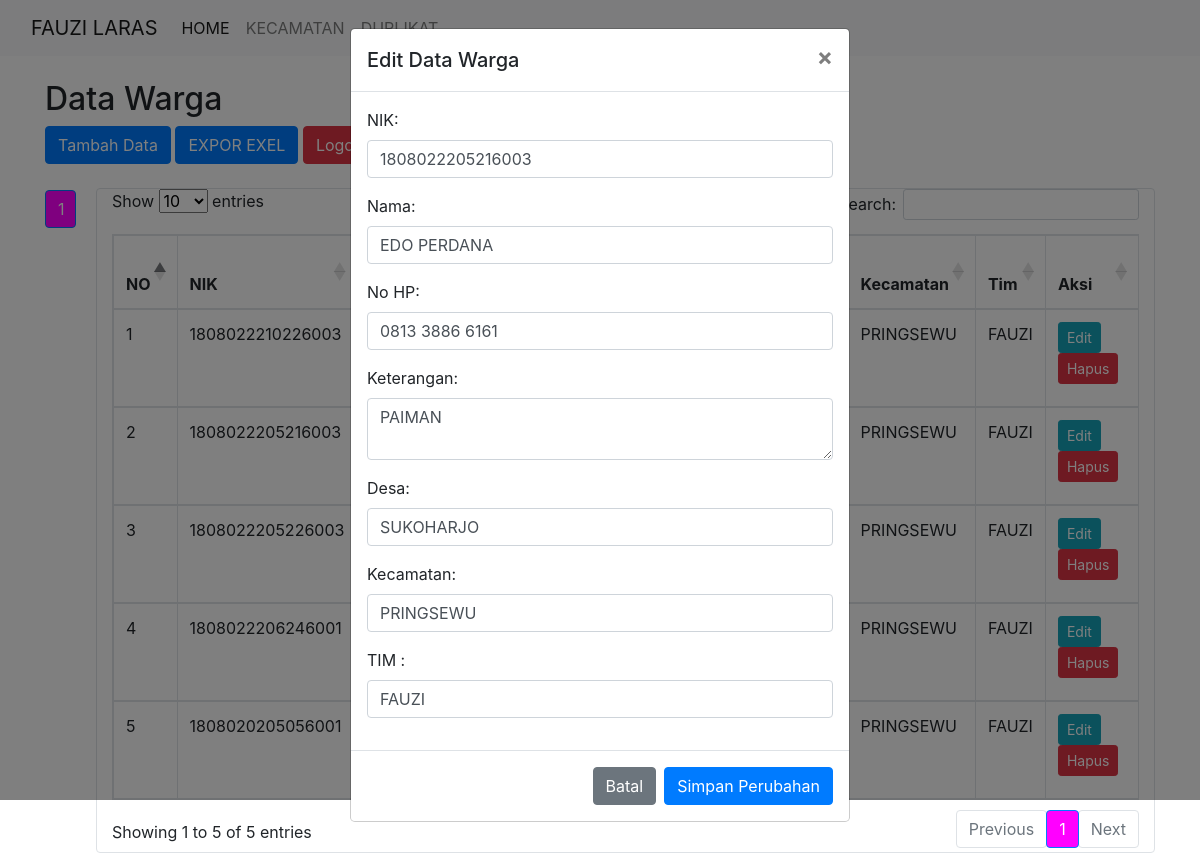
/data.php?edit_id=2 (signed in), run on the app's committed database.
### tables this page shows
CREATE TABLE `data_warga` (
  `id` int(11) NOT NULL,
  `nik` varchar(20) NOT NULL,
  `nama` varchar(100) NOT NULL,
  `keterangan` text NOT NULL,
  `no_hp` varchar(100) NOT NULL,
  `desa` varchar(50) NOT NULL,
  `kecamatan` varchar(50) NOT NULL,
  `tim` varchar(100) NOT NULL
);

### data.php (the view, shortened to what this page needs)
<!DOCTYPE html>
<html lang="en">
<head>
    <link href="css/bootstrap.min.css" rel="stylesheet">
    <link rel="stylesheet" type="text/css" href="css/dataTables.bootstrap5.min.css">
</head>
<body>
<?php
include 'menu.php'; ?>
<div class="container">
    <h2 class="mt-4">Data Warga</h2>
    <?php
    include 'koneksi.php';
    if (isset($_GET['edit_id'])) {
        $edit_id = $_GET['edit_id'];
        $query = "SELECT * FROM data_warga WHERE id = ?";
        $stmt = mysqli_prepare($conn, $query);
        mysqli_stmt_bind_param($stmt, "i", $edit_id);
        mysqli_stmt_execute($stmt);
        $result = mysqli_stmt_get_result($stmt);
        $data = mysqli_fetch_assoc($result);
    }
    $limit = 1000;
    $page = isset($_GET['page']) ? (int)$_GET['page'] : 1;
    $offset = ($page - 1) * $limit;
    $result_count = mysqli_query($conn, "SELECT COUNT(*) as total FROM data_warga");
    $total_data = mysqli_fetch_assoc($result_count)['total'];
    $total_pages = ceil($total_data / $limit);
    $query = "SELECT * FROM data_warga LIMIT ? OFFSET ?";
    $stmt = mysqli_prepare($conn, $query);
    mysqli_stmt_bind_param($stmt, "ii", $limit, $offset);
    mysqli_stmt_execute($stmt);
    $result = mysqli_stmt_get_result($stmt);
    ?>
    <button type="button" class="btn btn-primary mb-4" data-toggle="modal" data-target="#inputModal">
        Tambah Data
    </button> <a href="data_kecamatan.php" class="btn btn-primary mb-4" >EXPOR EXEL</a>
 <a href="logout.php" class="btn btn-danger mb-4" >Logout</a>
<div class="d-flex">
    <nav class="pagination-container">
        <ul class="pagination flex-column">
            <?php for ($i = 1; $i <= $total_pages; $i++): ?>
                <li class="page-item <?= ($i === $page) ? 'active' : '' ?>">
                    <a class="page-link" href="?page=<?= $i ?>"><?= $i ?></a>
                </li>
            <?php endfor; ?>
        </ul>
    </nav>
    <div class="container p-12 border rounded">
        <table class="table table-bordered">
            <thead>
                <tr>
                    <th>NO</th>
                    <th>NIK</th>
                    <th>Nama</th>
                    <th>No HP</th>
                    <th>Keterangan</th>
                    <th>Desa</th>
                    <th>Kecamatan</th>
                    <th>Tim</th>
                    <th>Aksi</th>
                </tr>
            </thead>
            <tbody>
                <?php
                $no = 1;
                while ($row = mysqli_fetch_assoc($result)) {
                    echo "<tr>
                    <td>{$no}</td>
                        <td>{$row['nik']}</td>
                        <td>{$row['nama']}</td>
                        <td>{$row['no_hp']}</td>
                        <td>{$row['keterangan']}</td>
                        <td>{$row['desa']}</td>
                        <td>{$row['kecamatan']}</td>
                        <td>{$row['tim']}</td>
                        <td>";
                        ?>
                        <?php if ($_SESSION['role'] === 'admin'):
                            echo " <a href='?edit_id={$row['id']}' class='btn btn-info btn-sm'>Edit</a>
                            <a href='prosesdata.php?action=delete&id={$row['id']}' class='btn btn-danger btn-sm' onclick='return confirm(\"Apakah Anda yakin ingin menghapus data ini?\")'>Hapus</a>
                            "; ?>
                        <?php else:
                            echo " <a href='?edit_id={$row['id']}' class='btn btn-info btn-sm'>Edit</a> "; ?>
                      <?php endif; ?>
                        </td>
                    </tr>
                <?php
                     $no++;
                }
                ?>
            </tbody>
        </table>
    </div>
</div>
    <?php if (isset($data)): ?>
    <div class="modal fade" id="editModal" tabindex="-1" role="dialog" aria-labelledby="editModalLabel" aria-hidden="true">
        <div class="modal-dialog" role="document">
            <div class="modal-content">
                <form action="prosesdata.php" method="POST">
                    <div class="modal-header">
                        <h5 class="modal-title" id="editModalLabel">Edit Data Warga</h5>
                        <button type="button" class="close" data-dismiss="modal" aria-label="Close">
                            <span aria-hidden="true">&times;</span>
                        </button>
                    </div>
                    <div class="modal-body">
                        <div class="form-group">
                            <label>NIK:</label>
                            <input type="text" class="form-control" name="nik" style="text-transform: uppercase;" value="<?php echo $data['nik']; ?>" required>
                        </div>
                        <div class="form-group">
                            <label>Nama:</label>
                            <input type="text" class="form-control" name="nama" style="text-transform: uppercase;" value="<?php echo $data['nama']; ?>" required>
                        </div>
                        <div class="form-group">
                            <label>No HP:</label>
                            <input type="text" class="form-control" name="no_hp" style="text-transform: uppercase;" value="<?php echo $data['no_hp']; ?>" required>
                        </div>
                        <div class="form-group">
                            <label>Keterangan:</label>
                            <textarea class="form-control" name="keterangan" style="text-transform: uppercase;" required><?php echo $data['keterangan']; ?></textarea>
                        </div>
                        <div class="form-group">
                            <label>Desa:</label>
                            <input type="text" class="form-control" name="desa" style="text-transform: uppercase;" value="<?php echo $data['desa']; ?>" required>
                        </div>
                        <div class="form-group">
                            <label>Kecamatan:</label>
                            <input type="text" class="form-control" name="kecamatan" style="text-transform: uppercase;" value="<?php echo $data['kecamatan']; ?>" required>
                        </div>
                        <div class="form-group">
                        <label>TIM :</label>
                        <input type="text" class="form-control" name="tim" value="<?php echo $data['tim']; ?>" style="text-transform: uppercase;" required>
                    </div>
                    </div>
                    <div class="modal-footer">
                        <button type="button" class="btn btn-secondary" data-dismiss="modal">Batal</button>
                        <button type="submit" class="btn btn-primary">Simpan Perubahan</button>
                    </div>
                </form>
            </div>
        </div>
    </div>
    <?php endif; ?>
</div>
</body>
</html>

### data.php (style rules this page uses)
.pagination-container { max-height: 400px; overflow-y: auto; margin-right: 20px; }
.pagination .page-item { margin: 2px 0; }
.pagination .page-item.active .page-link { background-color: magenta; color: white; }
.pagination .page-link { display: block; padding: 8px 12px; text-align: center; background-color: #f0f0f0; border: 1px solid #ddd; border-radius: 4px; color: black; text-decoration: none; }

### data on the page
data_warga: nik "1808022210226003", kecamatan "PRINGSEWU", tim "FAUZI"
data_warga: nik "1808022205216003", kecamatan "PRINGSEWU", tim "FAUZI", nama "EDO PERDANA", no_hp "0813 3886 6161", keterangan "PAIMAN", desa "SUKOHARJO"
data_warga: nik "1808022205226003", kecamatan "PRINGSEWU", tim "FAUZI"
data_warga: nik "1808022206246001", kecamatan "PRINGSEWU", tim "FAUZI"
data_warga: nik "1808020205056001", kecamatan "PRINGSEWU", tim "FAUZI"
